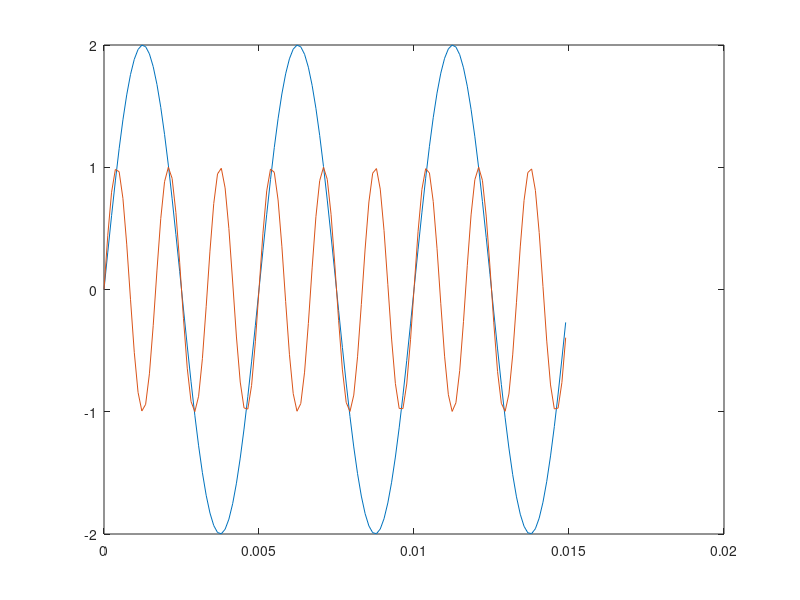
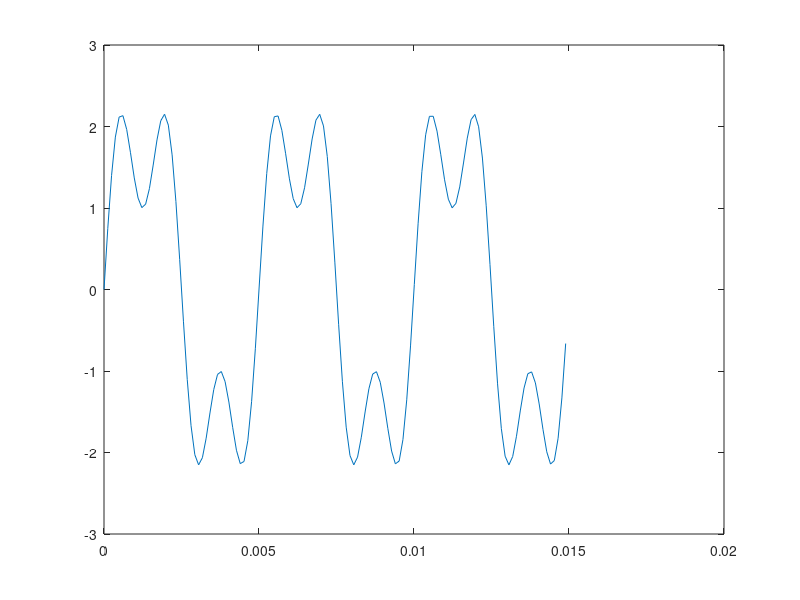
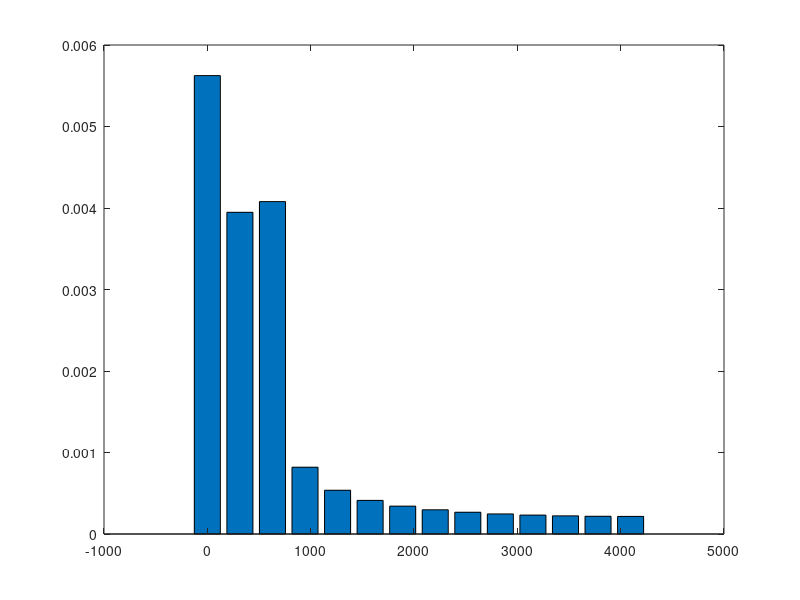

These charts were generated, in order, by the following MATLAB code:
clear variables;
clc;
close all;

fs=8192; %częstotliwość próbkowania
L=8192; %długość sygnału
t=(0:L-1)/fs; % wektor czasu

y1=2*sin(2*pi*200*t); %sinusoida o częstotliwości 200 Hz i amplitudzie 2
y2=sin(2*pi*600*t); %sinusoida o częstotliwości 600 Hz i amplitudzie 1

plot(t(t<=0.015),[y1(t<=0.015);y2(t<=0.015)]);
y=y1+y2;

figure;
plot(t(t<=0.015),y(t<=0.015));

n=2*nextpow2(L); %długość transformaty Fouriera
s=fft(y,n)/L; %widmo częśtotliwościowe sygnału
f=fs/2*linspace(0,1,n/2+1); %wektor częstotliwości

figure;
bar(f,2*abs(s(1:n/2+1)))
